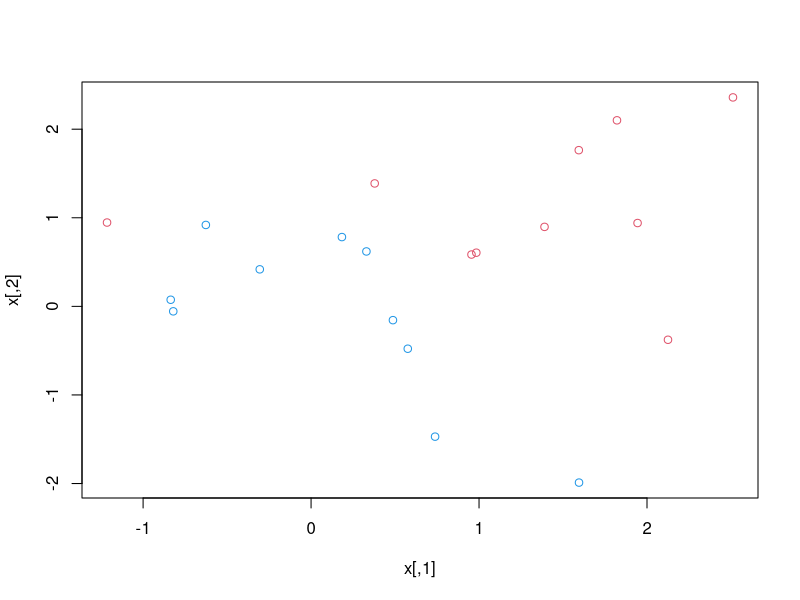
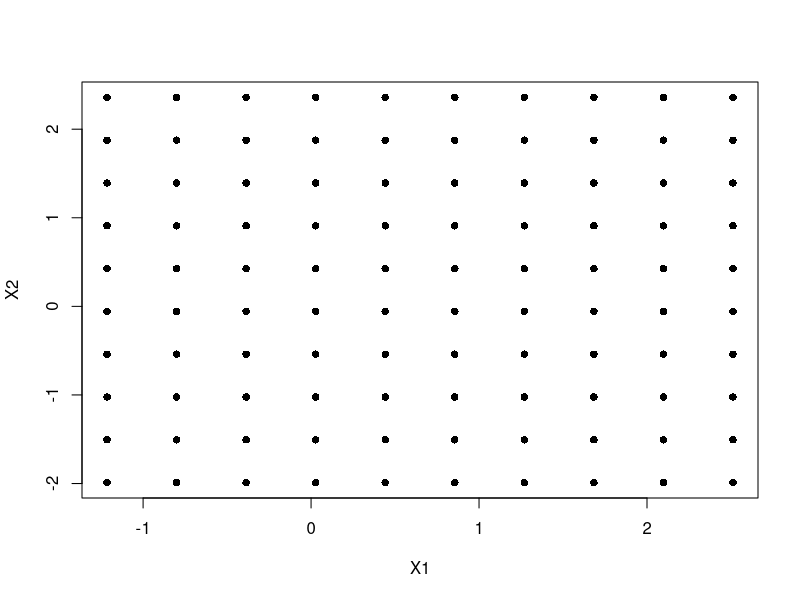
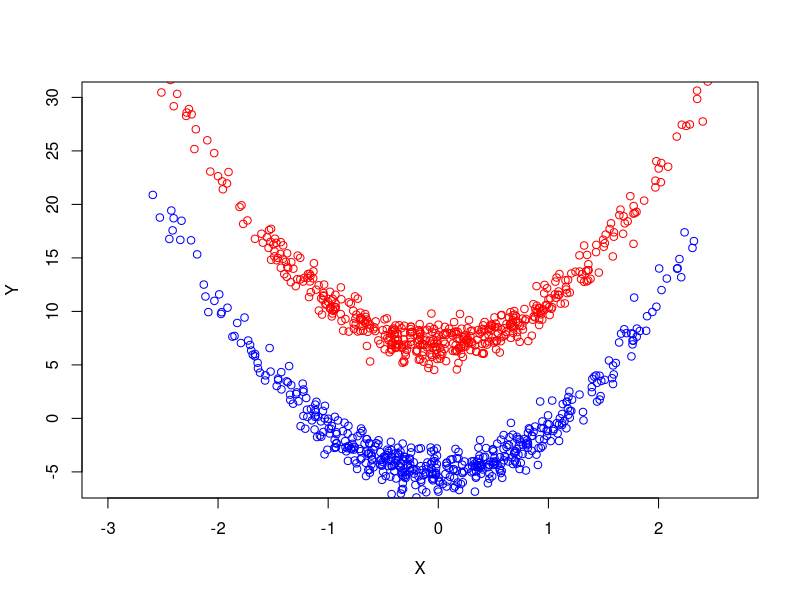
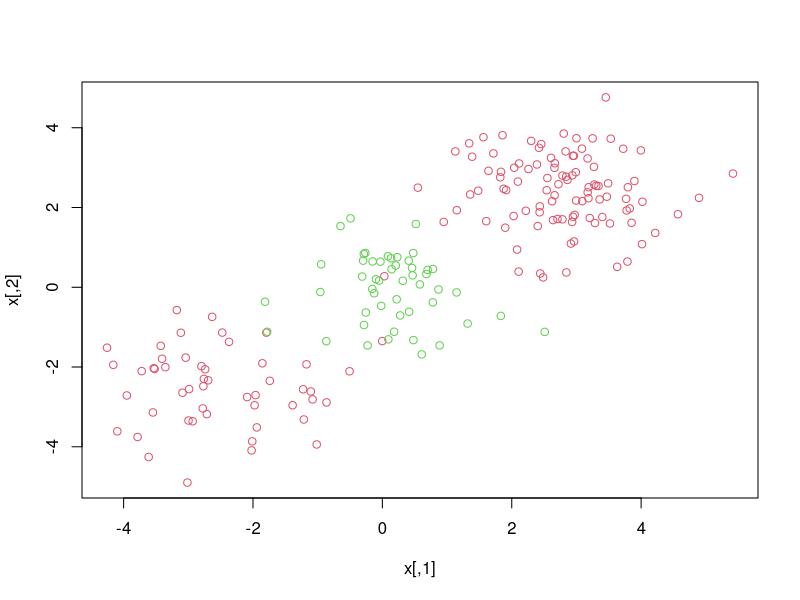

Reproduce these figures in R, in order.
## ---- chunk 1
rm(list=ls())
## ---- chunk 2
# Load R package for printing
library(knitr)
## ---- chunk 3
# Set a seed of the randon number generator
set.seed(2023)
## ---- chunk 4
## build version (recommended)
#install.packages("e1071")
## linux build
#install.packages("https://cran.r-project.org/src/contrib/e1071_1.7-14.tar.gz", repos = NULL, type = "source")
## windows build
#install.packages("https://cran.r-project.org/bin/windows/contrib/4.4/e1071_1.7-14.zip", repos = NULL, type = "source")
## ---- chunk 5
library(e1071)
## ---- chunk 6
set.seed(1)
x <- matrix(rnorm(20 * 2), ncol = 2)
y <- c(rep(-1, 10), rep(1, 10))
x[y == 1, ] <- x[y == 1, ] + 1
## ---- chunk 7
plot(x, col = (3 - y))
## ---- chunk 8
dat = data.frame(x, y = as.factor(y))
## ---- chunk 9
#
#
#
## ---- chunk 10
#
#
#
## ---- chunk 11
#
#
#
## ---- chunk 12
# 1
#
#
#
## ---- chunk 13
# 2
#
#
#
## ---- chunk 14
#
#
#
## ---- chunk 15
make.grid = function(x, n = 75) {
  grange = apply(x, 2, range)
  x1 = seq(from = grange[1,1], to = grange[2,1], length = n)
  x2 = seq(from = grange[1,2], to = grange[2,2], length = n)
  expand.grid(X1 = x1, X2 = x2)
}
## ---- chunk 16
# generate the grid of points
test_xgrid = make.grid(x, n = 10)
# print the grid of points
test_xgrid[1:10,]
# plot the grid of points
plot(test_xgrid,
     type = "p", 
     pch = 16)
## ---- chunk 17
# 1
#
#
#
# 2
#
#
#
# 3 
#
#
#
# 4
#
#
# 
# 5 
#
#
#
# 6 
# compute the coefficient estimates 
#
#
#
# draw the hyperplanes
#
#
#
## ---- chunk 18
#
#
#
## ---- chunk 19
set.seed(1) # for consistency reasons
tune.out <- tune(METHOD=svm, 
                 y ~ ., data = dat, 
                 kernel = "linear", 
                 ranges = list(cost = c(0.001, 0.01, 0.1, 1, 5, 10, 100))
                 )
## ---- chunk 20
#
#
#
## ---- chunk 21
#
#
#
## ---- chunk 22
#
#
#
## ---- chunk 23
#
#
#
## ---- chunk 24
#
#
#
## ---- chunk 25
#
#
#
## ---- chunk 26
#
#
#
## ---- chunk 27
set.seed(1)
N = 1000
xx = rnorm(N)
yy = 4 * xx^2 + 1 + rnorm(N)
class = sample(N, N/2)
yy[class] = yy[class] + 6
yy[-class] = yy[-class] - 6
x <- cbind(xx,yy)
plot(x[class,1], x[class,2], col = "red", xlab = "X", ylab = "Y", ylim = c(-6, 30)) +
points(x[-class,1], x[-class,2], col = "blue")
#
y = rep(-1, N)
y[class] = 1
data = data.frame(x, y = as.factor(y))
train = sample(N, N/2)
data_train = data[train, ]
data_eval = data[-train, ]
## ---- chunk 28
#
#
#
## ---- chunk 29
#
#
#
## ---- chunk 30
#
#
#
## ---- chunk 31
x <- matrix(rnorm(200*2), ncol = 2)
x[1:100,] <- x[1:100,] + 2.5
x[101:150,] <- x[101:150,] - 2.5
y <- c(rep(1,150), rep(2,50))
dat <- data.frame(x,y=as.factor(y))
plot(x, col = y + 1)
## ---- chunk 32
#
#
#
## ---- chunk 33
#
#
#
